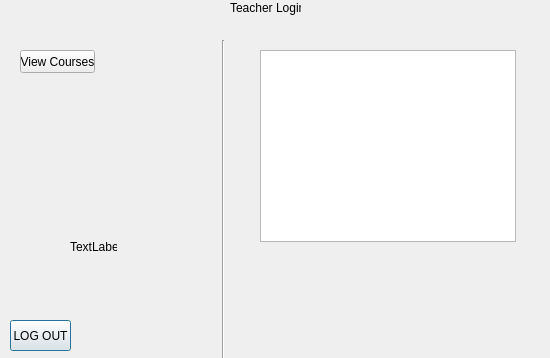
<?xml version="1.0" encoding="UTF-8"?>
<ui version="4.0">
 <class>TeacherLogin</class>
 <widget class="QDialog" name="TeacherLogin">
  <property name="geometry">
   <rect>
    <x>0</x>
    <y>0</y>
    <width>550</width>
    <height>358</height>
   </rect>
  </property>
  <property name="windowTitle">
   <string>Dialog</string>
  </property>
  <widget class="QPushButton" name="pushButton">
   <property name="geometry">
    <rect>
     <x>10</x>
     <y>320</y>
     <width>61</width>
     <height>31</height>
    </rect>
   </property>
   <property name="text">
    <string>LOG OUT</string>
   </property>
  </widget>
  <widget class="QLabel" name="label">
   <property name="geometry">
    <rect>
     <x>230</x>
     <y>0</y>
     <width>71</width>
     <height>16</height>
    </rect>
   </property>
   <property name="text">
    <string>Teacher Login</string>
   </property>
  </widget>
  <widget class="QPushButton" name="viewcourses">
   <property name="geometry">
    <rect>
     <x>20</x>
     <y>50</y>
     <width>75</width>
     <height>23</height>
    </rect>
   </property>
   <property name="text">
    <string>View Courses</string>
   </property>
  </widget>
  <widget class="Line" name="line">
   <property name="geometry">
    <rect>
     <x>213</x>
     <y>40</y>
     <width>20</width>
     <height>321</height>
    </rect>
   </property>
   <property name="orientation">
    <enum>Qt::Vertical</enum>
   </property>
  </widget>
  <widget class="QTableView" name="tableView">
   <property name="geometry">
    <rect>
     <x>260</x>
     <y>50</y>
     <width>256</width>
     <height>192</height>
    </rect>
   </property>
  </widget>
  <widget class="QLabel" name="label_2">
   <property name="geometry">
    <rect>
     <x>70</x>
     <y>240</y>
     <width>47</width>
     <height>13</height>
    </rect>
   </property>
   <property name="text">
    <string>TextLabel</string>
   </property>
  </widget>
 </widget>
 <resources/>
 <connections/>
</ui>
